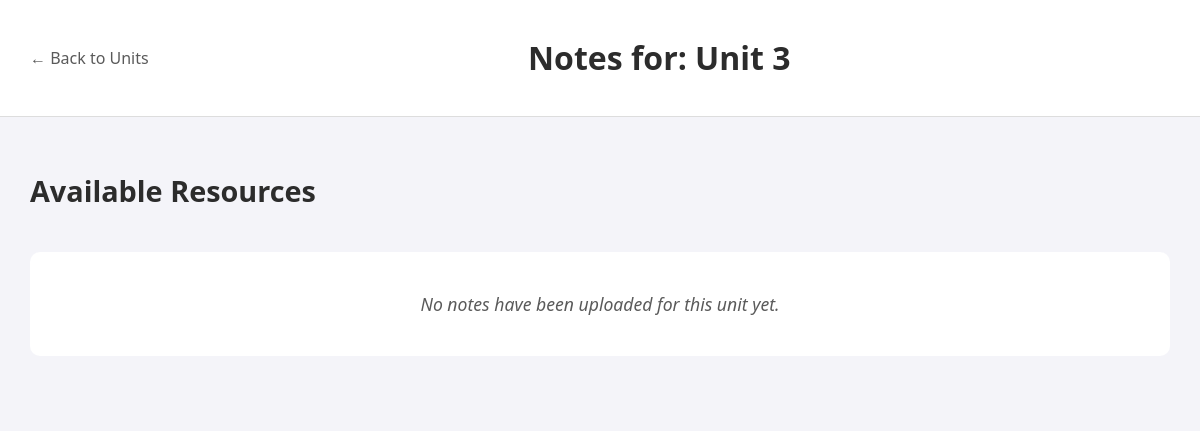
The page /notesstud/9 (signed in) on the database as committed earlier.
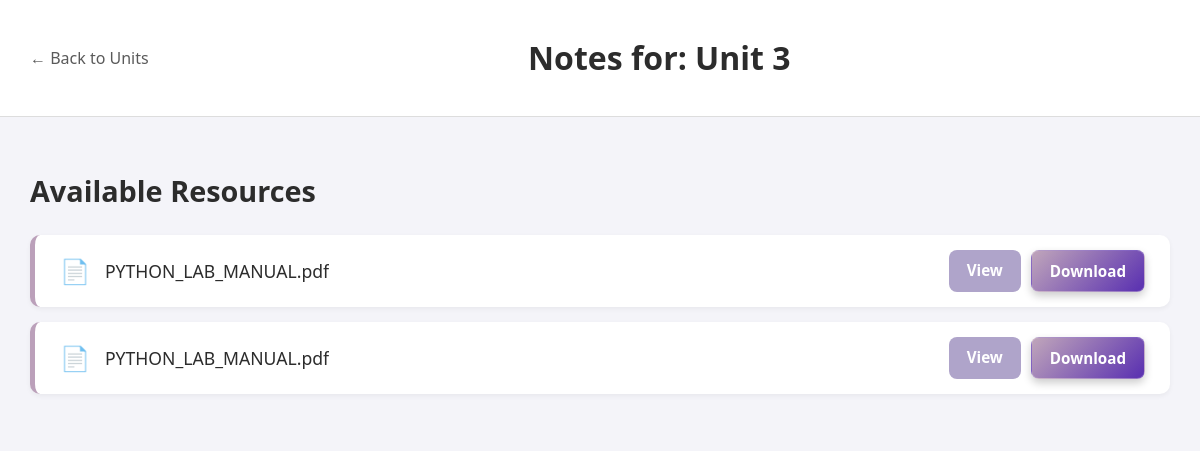
The same page on the database as committed later.
### tables this page shows
CREATE TABLE Notes(
    id INTEGER PRIMARY KEY AUTOINCREMENT,
    notes TEXT NOT NULL,
    unit_id INTEGER NOT NULL,
    FOREIGN KEY (unit_id) REFERENCES Units(id)
  );

### app.py (the view)
@app.route('/notesstud/<int:unit_id>')
def notesstud(unit_id):
  if "user_id" not in session:
    return redirect(url_for("signi"))
  conn=sqlite3.connect("notesapp.db")
  c=conn.cursor()
  c.execute("SELECT units,subject_id FROM Units WHERE id=?",(unit_id,))
  row=c.fetchone()
  if not row:
    conn.close()
    return "Note is not found"
  unit_name,subject_id=row
  c.execute("SELECT id,notes FROM Notes WHERE unit_id=?",(unit_id,))
  notes_data=c.fetchall()
  conn.close()
  user_role=session.get("role","student")
  return render_template("notesstud.html",notes_data=notes_data,unit_name=unit_name,subject_id=subject_id,user_role=user_role,unit_id=unit_id)

### templates/notesstud.html (shortened to what this page needs)
<!DOCTYPE html>
<html>
  <head>
    <link rel="stylesheet" href="{{ url_for('static',filename='css/style.css') }}">
  </head>
  <body>
    <div class="page-container notes-page">
        <header class="editor-header view-header">
            <a href="{{ url_for('unitsstud', subject_id=subject_id) }}" class="back-link">
                ← Back to Units
            </a>
            <h1 class="page-title">Notes for: {{ unit_name }}</h1>
        </header>
        <main class="notes-main-content">
            <h2 class="section-title">Available Resources</h2>
            <div class="notes-list-grid">
              {% for note_id, note in notes_data %}
                <div class="note-file-card">
                    <div class="note-file-info">
                        <span class="file-icon">📄</span>
                        <span class="file-name">{{ note }}</span>
                    </div>
                    <div class="note-file-actions">
                        <a href="{{ url_for('static', filename='uploads/' ~ note) }}" target="_blank" class="action-btn view-btn" title="View Document">
                            View
                        </a>
                        <a href="{{ url_for('static', filename='uploads/' ~ note) }}" download class="action-btn download-btn" title="Download Document">
                            Download
                        </a>
                    </div>
                </div>
              {% endfor %}
            </div>
            {% if not notes_data %}
                <p class="empty-state">No notes have been uploaded for this unit yet.</p>
            {% endif %}
        </main>
    </div>
  </body>
</html>

Rows that differ between the two databases and show on the page:
added Notes: notes "PYTHON_LAB_MANUAL.pdf"
added Notes: notes "PYTHON_LAB_MANUAL.pdf"
Other text that changed with them:
text no longer shown: "No notes have been uploaded for this unit yet."
